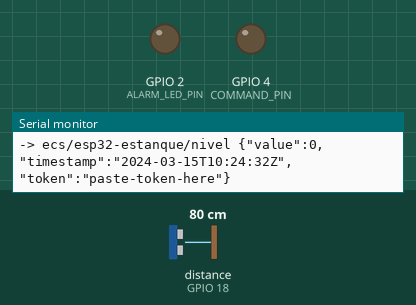
The sketch below on a simulated ESP32. Shown: output pins drawn as LEDs (lit = HIGH), the last lines printed to the serial monitor. Wiring (inferred from the names in the program): ultrasonic range finder: trigger GPIO 5; echo GPIO 18. The inputs (shaded band) are chosen by the test bench; at power-on: distance to the obstacle (sensor on GPIO 18) 80 cm. The echo pulse lasts 58.3 µs per cm; WiFi joins after 1.5 s; servers stay silent unless stated; the local clock reads 2024-03-15 10:24:30 at power-on unless the sketch sets it; no MQTT or app messages arrive unless stated; pins used as bus, display or sensor lines are not drawn.

Above: at 2.9 s.
3.0 s: distance to the obstacle (sensor on GPIO 18) set to 14 cm
5.5 s: distance to the obstacle (sensor on GPIO 18) set to 11 cm
At 7.3 s:
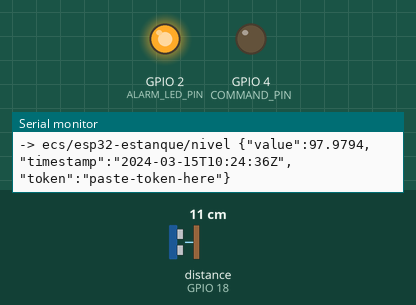
10.8 s: distance to the obstacle (sensor on GPIO 18) set to 18 cm
At 13.2 s:
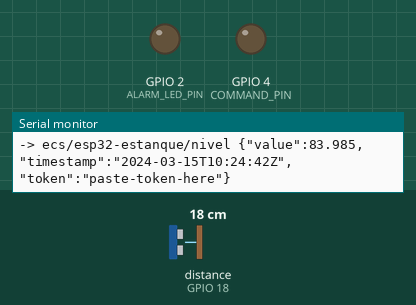
13.8 s: distance to the obstacle (sensor on GPIO 18) set to 2 cm
At 15.7 s:
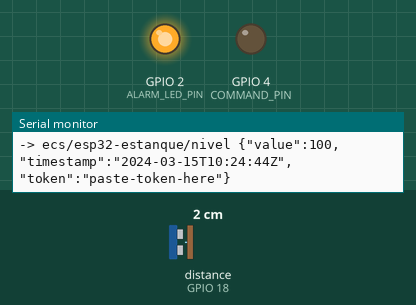
Timing chart, 0 to 16.8 s (numbered marks = the images above; inputs shaded):
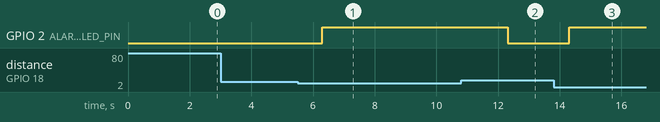

Measured:
- the behaviour switches between 13 and 12 cm on distance to the obstacle (sensor on GPIO 18) (found by bisection; images 0 and 1)
- after the input at 5.5 s, GPIO 2 (ALARM_LED_PIN): LOW → HIGH after 0.81 s
- after the input at 10.8 s, GPIO 2 (ALARM_LED_PIN): HIGH → LOW after 1.5 s
- after the input at 13.8 s, GPIO 2 (ALARM_LED_PIN): LOW → HIGH after 0.51 s

The sketch:

esp32_ecs_iot.ino
```cpp
// Planta IoT - firmware del ESP32 del estanque (dispositivo "esp32-estanque")
//
// Mide el nivel del estanque con un sensor ultrasonico (HC-SR04 o JSN-SR04T,
// montado arriba del estanque mirando hacia el agua) y lo publica en % como
// la variable "nivel". La Raspberry Pi reenvia ese nivel al PLC S7-1200, que
// controla la bomba con el variador D700.
//
// Implementa el "Contrato MQTT" del backend (ver README.md del proyecto):
//   - Publica telemetria en   <prefix>/<slug>/<variable>          {value, timestamp, token}
//   - Escucha comandos en     <prefix>/<slug>/<variable>/set      {value, token}
//   - Al aplicar un comando, vuelve a publicar el nuevo estado en el topic de telemetria.
//   - El LED ALARM_LED_PIN se enciende si el nivel supera NIVEL_ALARMA_ALTO (alarma local).
//
// Librerias requeridas (Arduino IDE -> Sketch -> Include Library -> Manage Libraries):
//   - WiFiManager    by tzapu
//   - PubSubClient   by Nick O'Leary
//   - ArduinoJson    by Benoit Blanchon (v6.x)
//
// Antes de compilar: copia config.example.h a config.h y completa tus datos
// (slug, token, broker, credenciales MQTT). config.h NO se sube a git.

#include <WiFi.h>
#include <WiFiManager.h>
#include <PubSubClient.h>
#include <ArduinoJson.h>
#include <time.h>

#include "config.h"

WiFiClient wifiClient;
PubSubClient mqttClient(wifiClient);

char telemetryTopic[128];
char commandTopic[128];

unsigned long lastPublishAt = 0;

void setupWiFi() {
  if (strlen(WIFI_SSID) > 0) {
    Serial.print("Conectando directo a WiFi ");
    Serial.println(WIFI_SSID);
    WiFi.mode(WIFI_STA);
    WiFi.begin(WIFI_SSID, WIFI_PASSWORD);
    unsigned long start = millis();
    while (WiFi.status() != WL_CONNECTED && millis() - start < 20000) {
      delay(500);
      Serial.print(".");
    }
    if (WiFi.status() == WL_CONNECTED) {
      Serial.print("\nWiFi conectado, IP: ");
      Serial.println(WiFi.localIP());
      return;
    }
    wl_status_t st = WiFi.status();
    Serial.print("\nNo se pudo conectar con WIFI_SSID/WIFI_PASSWORD (estado ");
    Serial.print(st);
    Serial.println(").");
    if (st == WL_NO_SSID_AVAIL) {
      Serial.println("  -> No encuentra la red: revisa el nombre exacto y que sea de 2.4 GHz.");
    } else if (st == WL_CONNECT_FAILED) {
      Serial.println("  -> La red rechazo la clave: revisa WIFI_PASSWORD.");
    } else {
      Serial.println("  -> Sin respuesta de la red: revisa clave, distancia y que sea 2.4 GHz.");
    }
    Serial.println("Cae al portal cautivo.");
    // Corta el intento en curso; si no, WiFiManager falla con "sta is connecting".
    WiFi.disconnect(true);
    delay(200);
  }

  WiFiManager wifiManager;
  // Levanta un portal cautivo (AP) si no hay credenciales guardadas o falla la conexion.
  // El usuario final configura su WiFi conectandose a este AP desde el celular/PC.
  if (!wifiManager.autoConnect(DEVICE_AP_TAG)) {
    Serial.println("No se pudo conectar a WiFi, reiniciando...");
    delay(3000);
    ESP.restart();
  }
  Serial.print("WiFi conectado, IP: ");
  Serial.println(WiFi.localIP());
}

String isoTimestampNow() {
  time_t now;
  time(&now);
  struct tm timeinfo;
  if (!getLocalTime(&timeinfo, 100)) {
    return ""; // sin hora sincronizada aun: se omite, el servidor usara la hora de recepcion
  }
  char buf[25];
  strftime(buf, sizeof(buf), "%Y-%m-%dT%H:%M:%SZ", &timeinfo);
  return String(buf);
}

void publishTelemetry(const char* variable, float value) {
  StaticJsonDocument<192> doc;
  doc["value"] = value;
  String ts = isoTimestampNow();
  if (ts.length() > 0) {
    doc["timestamp"] = ts;
  }
  doc["token"] = DEVICE_TOKEN;

  char payload[192];
  size_t len = serializeJson(doc, payload);

  char topic[128];
  snprintf(topic, sizeof(topic), "%s/%s/%s", MQTT_TOPIC_PREFIX, DEVICE_SLUG, variable);
  mqttClient.publish(topic, (uint8_t*)payload, len, false);
  // Nota: PubSubClient solo soporta QoS 0 al publicar. El contrato pide QoS 1;
  // si tu instalacion lo requiere estricto, cambia a una libreria con soporte QoS 1
  // (ej. arduino-mqtt de 256dpi) o valida en el listener que toleres QoS 0 del hardware.
  Serial.print("-> ");
  Serial.print(topic);
  Serial.print(" ");
  Serial.println(payload);
}

// Mide la distancia al agua en cm (o -1 si no hubo eco).
float readDistanceCm() {
  digitalWrite(TRIG_PIN, LOW);
  delayMicroseconds(2);
  digitalWrite(TRIG_PIN, HIGH);
  delayMicroseconds(10);
  digitalWrite(TRIG_PIN, LOW);
  unsigned long echoUs = pulseIn(ECHO_PIN, HIGH, 30000);  // 30 ms ~ 5 m maximo
  if (echoUs == 0) {
    return -1.0f;
  }
  return echoUs * 0.0343f / 2.0f;  // velocidad del sonido: 0.0343 cm/us, ida y vuelta
}

// Mediana de varias lecturas para filtrar ecos falsos (olas, salpicaduras).
float readDistanceMedianCm() {
  float samples[SAMPLES_PER_READING];
  int count = 0;
  for (int i = 0; i < SAMPLES_PER_READING; i++) {
    float d = readDistanceCm();
    if (d > 0) {
      samples[count++] = d;
    }
    delay(60);  // el fabricante recomienda >= 60 ms entre disparos
  }
  if (count == 0) {
    return -1.0f;
  }
  for (int i = 1; i < count; i++) {  // insertion sort, son pocas muestras
    float key = samples[i];
    int j = i - 1;
    while (j >= 0 && samples[j] > key) {
      samples[j + 1] = samples[j];
      j--;
    }
    samples[j + 1] = key;
  }
  return samples[count / 2];
}

void readAndPublishSensor() {
  float distance = readDistanceMedianCm();
  if (distance < 0) {
    Serial.println("Sin eco del sensor ultrasonico, revisa el cableado (TRIG/ECHO/5V/GND).");
    return;
  }
  // Estanque vacio: el agua esta a DISTANCIA_VACIO_CM del sensor; lleno: a DISTANCIA_LLENO_CM.
  float nivel = (DISTANCIA_VACIO_CM - distance) * 100.0f / (DISTANCIA_VACIO_CM - DISTANCIA_LLENO_CM);
  nivel = constrain(nivel, 0.0f, 100.0f);

  Serial.print("Distancia ");
  Serial.print(distance, 1);
  Serial.print(" cm -> nivel ");
  Serial.print(nivel, 1);
  Serial.println(" %");

  digitalWrite(ALARM_LED_PIN, nivel >= NIVEL_ALARMA_ALTO ? HIGH : LOW);
  publishTelemetry(SENSOR_VARIABLE, nivel);
}

void handleCommand(char* topic, byte* payload, unsigned int length) {
  StaticJsonDocument<192> doc;
  DeserializationError err = deserializeJson(doc, payload, length);
  if (err) {
    Serial.println("Comando con JSON invalido, se ignora.");
    return;
  }

  const char* token = doc["token"] | "";
  if (strcmp(token, DEVICE_TOKEN) != 0) {
    Serial.println("Comando con token invalido, se ignora.");
    return;
  }

  float value = doc["value"] | 0.0f;
  Serial.print("Comando recibido en ");
  Serial.print(topic);
  Serial.print(" -> value=");
  Serial.println(value);

  // Aplica el comando (ejemplo: relay/LED). Ajusta segun tu actuador real.
  digitalWrite(COMMAND_PIN, value != 0 ? HIGH : LOW);

  // Confirma el nuevo estado real publicando en el topic de telemetria (sin /set).
  publishTelemetry(COMMAND_VARIABLE, value != 0 ? 1.0f : 0.0f);
}

void reconnectMQTT() {
  while (!mqttClient.connected()) {
    Serial.print("Conectando a MQTT ");
    Serial.print(MQTT_BROKER_HOST);
    Serial.print(":");
    Serial.println(MQTT_BROKER_PORT);

    String clientId = String(DEVICE_SLUG) + "-" + String((uint32_t)ESP.getEfuseMac(), HEX);
    if (mqttClient.connect(clientId.c_str(), MQTT_USERNAME, MQTT_PASSWORD)) {
      Serial.println("MQTT conectado.");
      mqttClient.subscribe(commandTopic, 1);
      Serial.print("Suscrito a ");
      Serial.println(commandTopic);
    } else {
      Serial.print("Fallo MQTT, rc=");
      Serial.print(mqttClient.state());
      Serial.println(" reintentando en 5s...");
      delay(5000);
    }
  }
}

void setup() {
  Serial.begin(115200);
  delay(200);

  pinMode(COMMAND_PIN, OUTPUT);
  digitalWrite(COMMAND_PIN, LOW);
  pinMode(ALARM_LED_PIN, OUTPUT);
  digitalWrite(ALARM_LED_PIN, LOW);
  pinMode(TRIG_PIN, OUTPUT);
  pinMode(ECHO_PIN, INPUT);

  setupWiFi();

  configTime(GMT_OFFSET_SEC, DST_OFFSET_SEC, NTP_SERVER);

  snprintf(telemetryTopic, sizeof(telemetryTopic), "%s/%s/%s", MQTT_TOPIC_PREFIX, DEVICE_SLUG, SENSOR_VARIABLE);
  snprintf(commandTopic, sizeof(commandTopic), "%s/%s/%s/set", MQTT_TOPIC_PREFIX, DEVICE_SLUG, COMMAND_VARIABLE);

  mqttClient.setServer(MQTT_BROKER_HOST, MQTT_BROKER_PORT);
  mqttClient.setCallback(handleCommand);
}

void loop() {
  if (WiFi.status() != WL_CONNECTED) {
    setupWiFi();
  }
  if (!mqttClient.connected()) {
    reconnectMQTT();
  }
  mqttClient.loop();

  unsigned long nowMs = millis();
  if (nowMs - lastPublishAt >= PUBLISH_INTERVAL_MS) {
    lastPublishAt = nowMs;
    readAndPublishSensor();
  }
}
```

config.example.h
```cpp
// Copia este archivo a "config.h" (mismo directorio) y completa tus valores.
// config.h queda ignorado por git (contiene el token del dispositivo) — ver .gitignore.
#pragma once

// --- Identidad del dispositivo (la genera la plataforma al registrar el Device) ---
// Dashboard -> Dispositivos -> "+ Agregar sensor" -> te muestra el ID (slug) y el token.
// `python manage.py setup_planta` registra "esp32-estanque" e imprime su token.
#define DEVICE_SLUG   "esp32-estanque"        // debe coincidir EXACTO con el slug registrado
#define DEVICE_TOKEN  "paste-token-here"      // token único del dispositivo (regenerable desde el dashboard)
#define DEVICE_AP_TAG "esp32-estanque-ap"     // nombre del punto de acceso WiFiManager al aprovisionar

// --- WiFi (opcional): si se define, el sketch intenta conectar directo antes de
// levantar el portal cautivo de WiFiManager. Dejar vacío ("") para forzar siempre el portal
// (recomendado para hardware que se distribuye a clientes finales, ver README raíz).
#define WIFI_SSID     ""
#define WIFI_PASSWORD ""

// --- Broker MQTT ---
// Desarrollo local (docker-compose): usa la IP de tu PC en la red local (no "localhost",
// el ESP32 es otro dispositivo en la red) y el puerto MOSQUITTO_HOST_PORT de tu .env.
// Producción (Railway): usa el host:puerto del TCP Proxy (Mosquitto -> Settings -> Networking -> TCP Proxy).
// Con la Raspberry Pi como servidor: la IP de la Raspberry en la red del laboratorio.
#define MQTT_BROKER_HOST "192.168.1.100"
#define MQTT_BROKER_PORT 1883
#define MQTT_USERNAME    "ecs"          // MQTT_USERNAME de tu .env
#define MQTT_PASSWORD    "change-me-mqtt-password" // MQTT_PASSWORD de tu .env
#define MQTT_TOPIC_PREFIX "ecs"         // MQTT_TOPIC_PREFIX de tu .env

// --- Sensor ultrasónico de nivel (HC-SR04 / JSN-SR04T) ---
// OJO: el pin ECHO de estos sensores entrega 5 V. Usa un divisor de voltaje
// (ej. 1 kΩ en serie + 2 kΩ a GND) antes de llegar al ESP32, que trabaja a 3.3 V.
#define SENSOR_VARIABLE      "nivel" // variable tal como aparecerá en el dashboard
#define TRIG_PIN             5
#define ECHO_PIN             18
#define SAMPLES_PER_READING  5       // se publica la mediana de estas lecturas
// Calibración: mide con una huincha la distancia del sensor al agua.
#define DISTANCIA_VACIO_CM   60.0f   // sensor -> fondo del estanque (estanque vacío = 0 %)
#define DISTANCIA_LLENO_CM   10.0f   // sensor -> agua con el estanque lleno (= 100 %)
#define NIVEL_ALARMA_ALTO    95.0f   // % sobre el cual se enciende el LED de alarma
#define ALARM_LED_PIN        2       // LED integrado en muchas placas ESP32 DevKit
#define PUBLISH_INTERVAL_MS  2000    // cada cuánto se publica una lectura

// --- Comando (plataforma -> dispositivo), opcional: gadget Botón/Slider ---
// Déjalo definido aunque no uses un relé real; si no se usa el pin, simplemente no tendrá efecto físico.
#define COMMAND_VARIABLE "relay"
#define COMMAND_PIN      4   // salida libre para un relé o LED extra

// --- NTP (para incluir "timestamp" en cada lectura; opcional, el servidor puede sellar la hora de recepción) ---
#define NTP_SERVER   "pool.ntp.org"
#define GMT_OFFSET_SEC 0
#define DST_OFFSET_SEC 0
```
